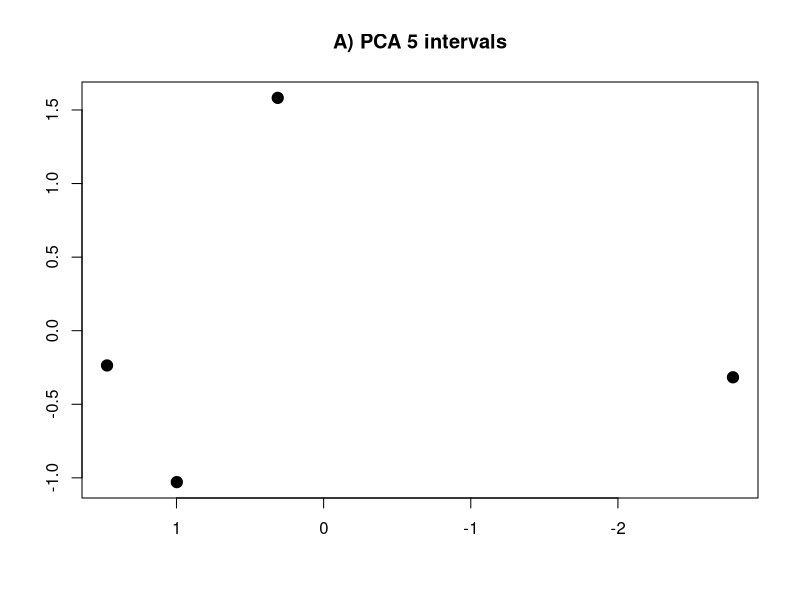
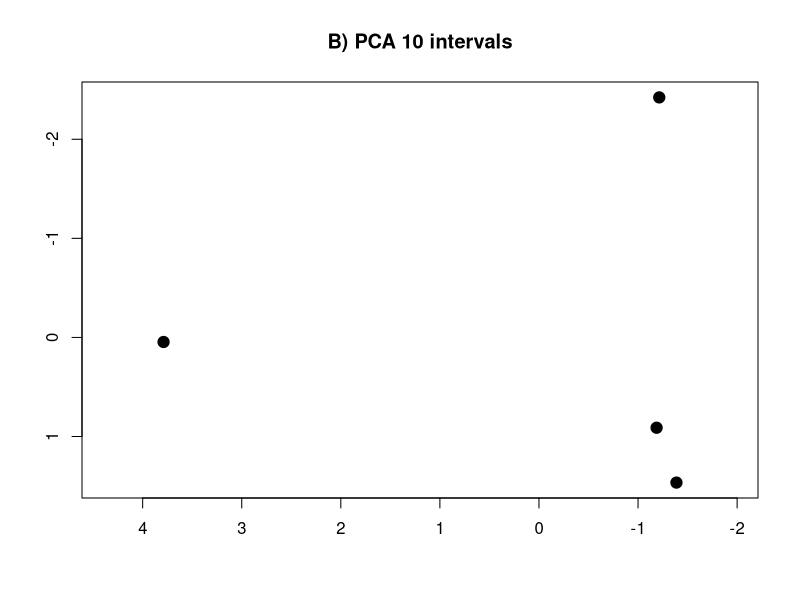
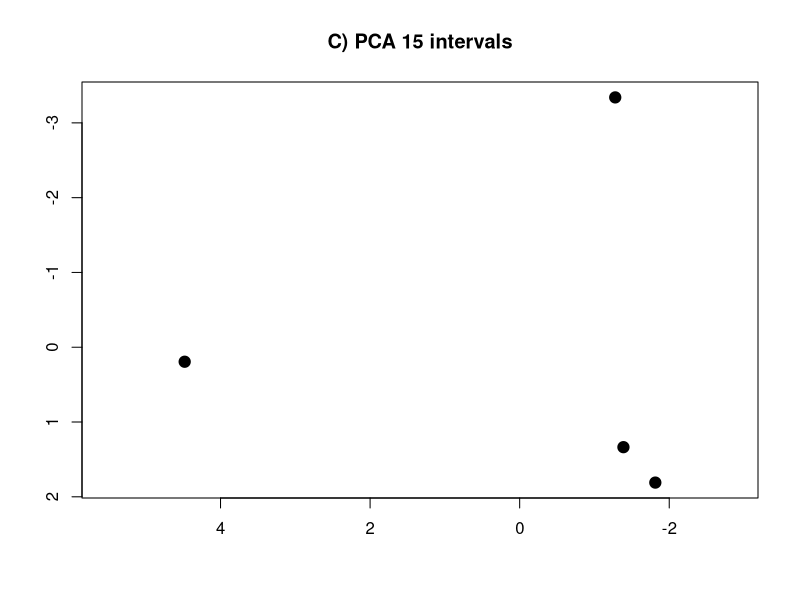
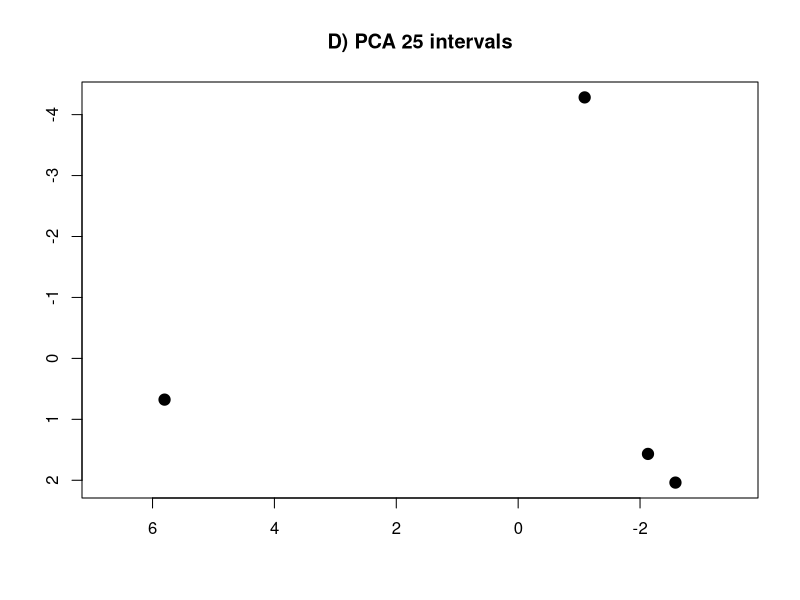
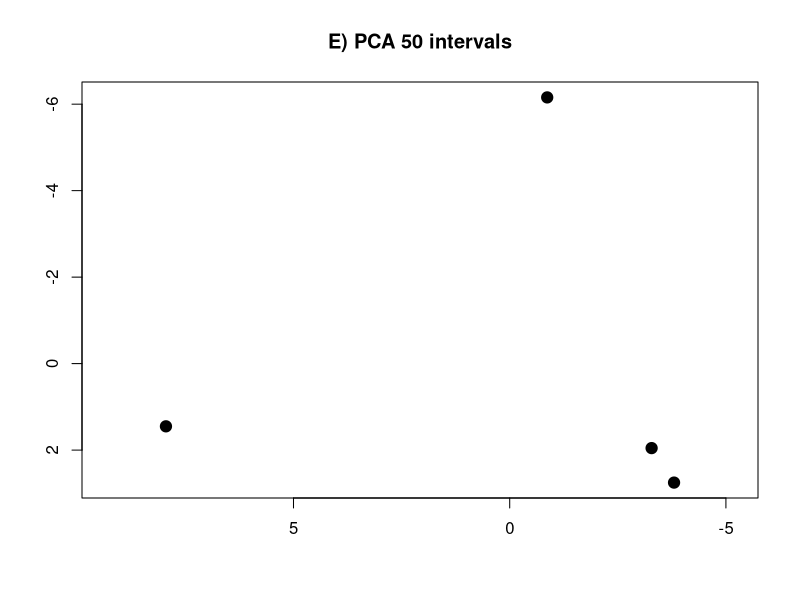
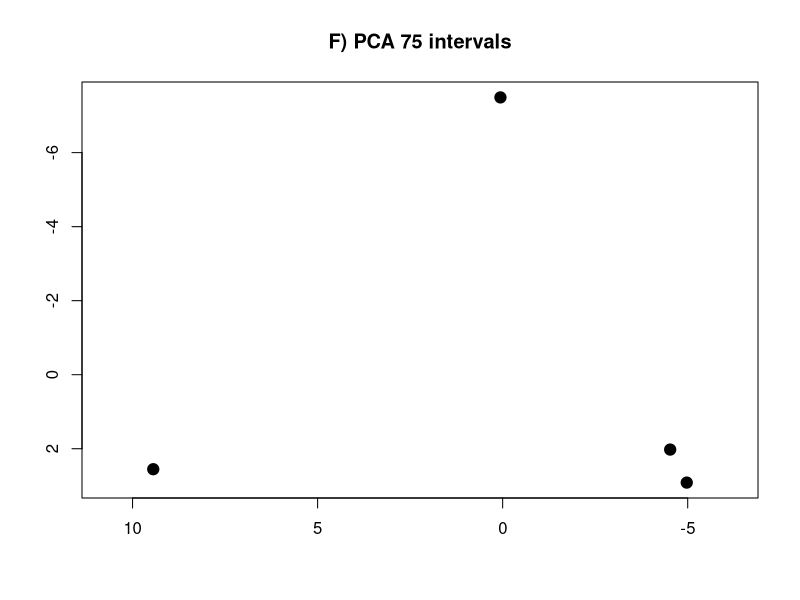
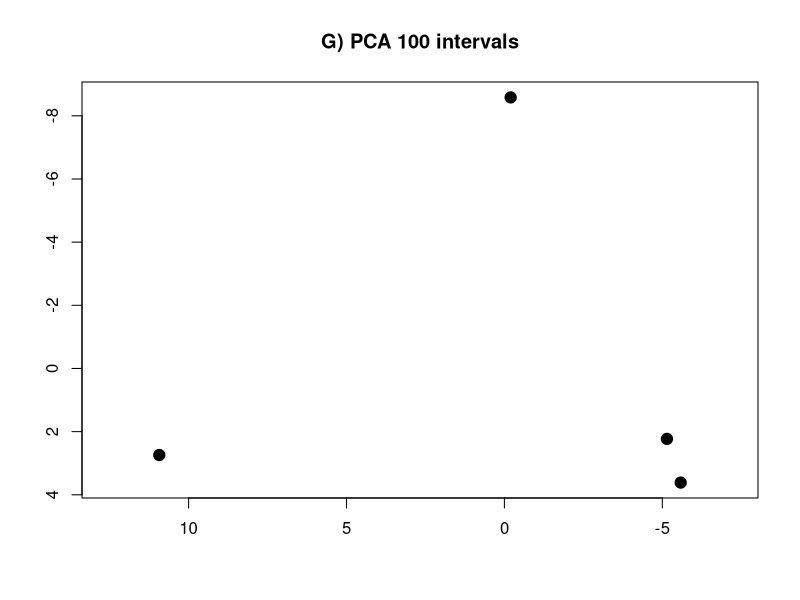
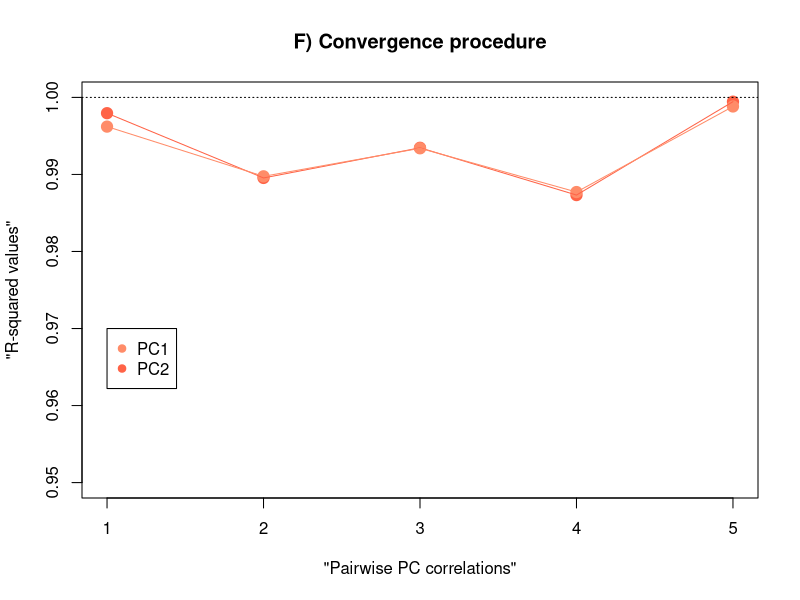

Write the R code that produced these figures, in order.
## ---- chunk 1
knitr::opts_chunk$set(collapse  = TRUE)
## ---- chunk 2
#SCALE = T to use the correlation matrix
#SCALE = F to use the variance-covariance matrix

intervals.data.5 <- read.csv("matrix-of-intervals-5.csv", row.names = 1, header = TRUE, sep = ",")
intervals.data.10 <- read.csv("matrix-of-intervals-10.csv", row.names = 1, header = TRUE, sep = ",")
intervals.data.15 <- read.csv("matrix-of-intervals-15.csv", row.names = 1, header = TRUE, sep = ",")
intervals.data.25 <- read.csv("matrix-of-intervals-25.csv", row.names = 1, header = TRUE, sep = ",")
intervals.data.50 <- read.csv("matrix-of-intervals-50.csv", row.names = 1, header = TRUE, sep = ",")
intervals.data.75 <- read.csv("matrix-of-intervals-75.csv", row.names = 1, header = TRUE, sep = ",")
intervals.data.100 <- read.csv("matrix-of-intervals-100.csv", row.names = 1, header = TRUE, sep = ",")
## ---- chunk 3
PCA.5 <- prcomp(intervals.data.5[, 1:5], scale = T)
PCA.10 <- prcomp(intervals.data.10[, 1:10], scale = T)
PCA.15 <- prcomp(intervals.data.15[, 1:15], scale = T)
PCA.25 <- prcomp(intervals.data.25[, 1:25], scale = T)
PCA.50 <- prcomp(intervals.data.50[, 1:50], scale = T)
PCA.75 <- prcomp(intervals.data.75[, 1:75], scale = T)
PCA.100 <- prcomp(intervals.data.100[, 1:100], scale = T)
## ---- chunk 4
Rvalues.pc1 <- c(
  summary(lm(PCA.10$x[, 1] ~ PCA.15$x[, 1]))$r.squared,
  summary(lm(PCA.15$x[, 1] ~ PCA.25$x[, 1]))$r.squared,
  summary(lm(PCA.25$x[, 1] ~ PCA.50$x[, 1]))$r.squared,
  summary(lm(PCA.50$x[, 1] ~ PCA.75$x[, 1]))$r.squared,
  summary(lm(PCA.75$x[, 1] ~ PCA.100$x[, 1]))$r.squared
)
## ---- chunk 5
Rvalues.pc2 <- c(
  summary(lm(PCA.10$x[, 2] ~ PCA.15$x[, 2]))$r.squared,
  summary(lm(PCA.15$x[, 2] ~ PCA.25$x[, 2]))$r.squared,
  summary(lm(PCA.25$x[, 2] ~ PCA.50$x[, 2]))$r.squared,
  summary(lm(PCA.50$x[, 2] ~ PCA.75$x[, 2]))$r.squared,
  summary(lm(PCA.75$x[, 2] ~ PCA.100$x[, 2]))$r.squared
)
## ---- chunk 6
data.pca <- data.frame(Rvalues.pc1, Rvalues.pc2)
names(data.pca) <- c("PC1", "PC2")
rownames(data.pca) <- c("PCA 10 vs. PCA 15", "PCA 15 vs. PCA 25", "PCA 25 vs. PCA 50", "PCA 50 vs. PCA 75", "PCA 75 vs. PCA 100")

rm(intervals.data.5, intervals.data.10, intervals.data.15, intervals.data.25, intervals.data.50, intervals.data.75, intervals.data.100)
## ---- chunk 7
plot(PCA.5$x[, 1], PCA.5$x[, 2], pch = 19, cex = 1.5, xlab = "", ylab = "", asp = T, main = "A) PCA 5 intervals", xlim = rev(range(PCA.5$x[, 1])), ylim = (range(PCA.5$x[, 2])))
plot(PCA.10$x[, 1], PCA.10$x[, 2], pch = 19, cex = 1.5, xlab = "", ylab = "", asp = T, main = "B) PCA 10 intervals", xlim = rev(range(PCA.10$x[, 1])), ylim = rev(range(PCA.10$x[, 2])))
plot(PCA.15$x[, 1], PCA.15$x[, 2], pch = 19, cex = 1.5, xlab = "", ylab = "", asp = T, main = "C) PCA 15 intervals", xlim = rev(range(PCA.15$x[, 1])), ylim = rev(range(PCA.15$x[, 2])))
plot(PCA.25$x[, 1], PCA.25$x[, 2], pch = 19, cex = 1.5, xlab = "", ylab = "", asp = T, main = "D) PCA 25 intervals", xlim = rev(range(PCA.25$x[, 1])), ylim = rev(range(PCA.25$x[, 2])))
plot(PCA.50$x[, 1], PCA.50$x[, 2], pch = 19, cex = 1.5, xlab = "", ylab = "", asp = T, main = "E) PCA 50 intervals", xlim = rev(range(PCA.50$x[, 1])), ylim = rev(range(PCA.50$x[, 2])))
plot(PCA.75$x[, 1], PCA.75$x[, 2], pch = 19, cex = 1.5, xlab = "", ylab = "", asp = T, main = "F) PCA 75 intervals", xlim = rev(range(PCA.75$x[, 1])), ylim = rev(range(PCA.75$x[, 2])))
plot(PCA.100$x[, 1], PCA.100$x[, 2], pch = 19, cex = 1.5, xlab = "", ylab = "", asp = T, main = "G) PCA 100 intervals", xlim = rev(range(PCA.100$x[, 1])), ylim = rev(range(PCA.100$x[, 2])))

plot('Pairwise PC correlations', 'R-squared values', main = "F) Convergence procedure", ylim = c(0.95, 1), xlim = c(1, 5))
points(Rvalues.pc1, col = c("tomato"), pch = 19, cex = 1.5)
points(Rvalues.pc2, col = c("salmon1"), pch = 19, cex = 1.5)
lines(Rvalues.pc1, lwd = 1, col = c("tomato"))
lines(Rvalues.pc2, lwd = 1, col = c("salmon1"))
abline(h = 1, lty = 3)
legend(0.97, legend = c('PC1','PC2'), pch = 19, col = c("salmon1", "tomato"), cex = 1)
